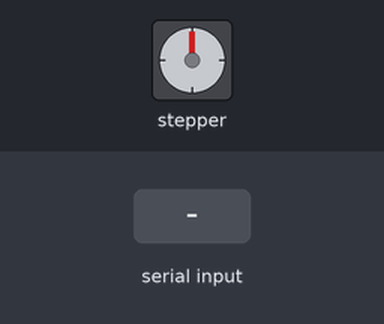
This sketch was run on a simulated Arduino Uno, built with avr-gcc and run on an emulated ATmega328P. Parts: stepper motor. Inputs (shaded band) come from the test bench. Stepper angles assume 200 steps per turn; what the sketch prints to the serial monitor is not drawn.

Above: at 1.2 s.
1.3 s: "90\n" received over Serial
At 4.2 s:
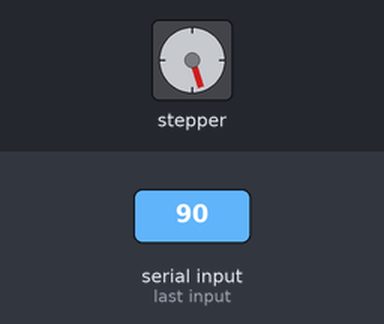
4.3 s: "0\n" received over Serial
At 6.75 s:
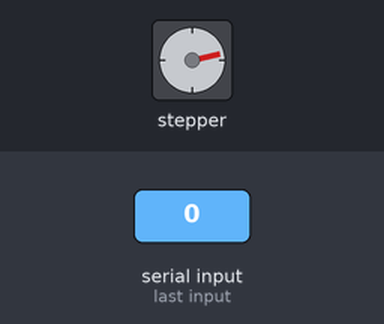
7.3 s: "200\n" received over Serial
At 10.05 s:
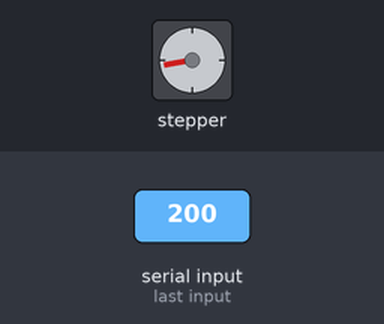
10.3 s: "5\n" received over Serial
At 12.45 s:
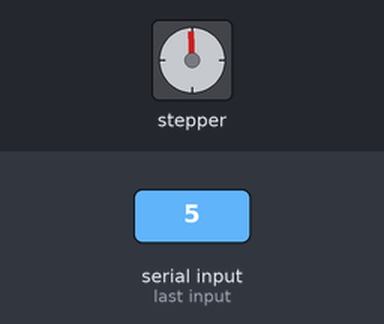
14.8 s: "1,90,45\n" received over Serial
At 18.23 s:
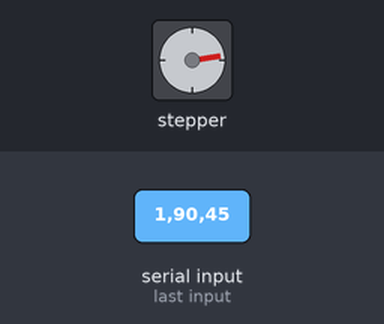
Timing chart, 0 to 18.3 s (numbered marks = the images above; inputs shaded):
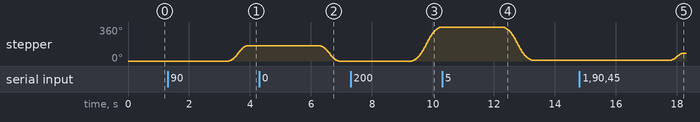

Measured:
- after the input at 1.3 s, stepper: turns 162° clockwise in 0.60 s, starting after 2.0 s
- after the input at 4.3 s, stepper: turns 162° counter-clockwise in 0.60 s, starting after 2.0 s
- after the input at 7.3 s, stepper: keeps turning clockwise at about 382°/s, starting after 2.0 s
- after the input at 10.3 s, stepper: turns 351° counter-clockwise in 0.96 s, starting after 2.0 s
- after the input at 14.8 s, stepper: turns 72° clockwise in 0.36 s, starting after 3.0 s

The sketch:

manual_serial_control.ino
```cpp
/* Arduino Multiple Stepper Control Using The Serial Monitor

Created by Yvan / https://Brainy-Bits.com

This code is in the public domain...

You can: copy it, use it, modify it, share it or just plain ignore it!
Thx!

*/

#include "AccelStepper.h"
// Library created by Mike McCauley at http://www.airspayce.com/mikem/arduino/AccelStepper/

// AccelStepper Setup
AccelStepper stepperX(1, 6, 3);   // 1 = Easy Driver interface
                                  // UNO Pin 2 connected to STEP pin of Easy Driver
                                  // UNO Pin 3 connected to DIR pin of Easy Driver

AccelStepper stepperZ(1, 5, 2);   // 1 = Easy Driver interface
                                  // UNO Pin 5 connected to STEP pin of Easy Driver
                                  // UNO Pin 6 connected to DIR pin of Easy Driver

// Stepper Travel Variables
long TravelX;  // Used to store the X value entered in the Serial Monitor
long TravelZ;  // Used to store the Z value entered in the Serial Monitor

int move_finished=1;  // Used to check if move is completed


void setup() {

  Serial.begin(9600);  // Start the Serial monitor with speed of 9600 Bauds

// Print out Instructions on the Serial Monitor at Start
  Serial.println("Enter Travel distance seperated by a comma: X,Z ");
  Serial.print("Enter Move Values Now: ");

//  Set Max Speed and Acceleration of each Steppers
  stepperX.setMaxSpeed(500.0);      // Set Max Speed of X axis
  stepperX.setAcceleration(800.0);  // Acceleration of X axis

  stepperZ.setMaxSpeed(500.0);      // Set Max Speed of Y axis slower for rotation
  stepperZ.setAcceleration(800.0);  // Acceleration of Y axis

}


void loop() {

while (Serial.available()>0)  { // Check if values are available in the Serial Buffer

  move_finished=0;  // Set variable for checking move of the Steppers

  TravelX= Serial.parseInt();  // Put First numeric value from buffer in TravelX variable
  Serial.print(TravelX);
  Serial.print(" X Travel , ");

  TravelZ= Serial.parseInt();  // Put Second numeric value from buffer in TravelZ variable
  Serial.print(TravelZ);
  Serial.println(" Y Travel ");

  stepperX.moveTo(TravelX);  // Set new move position for X Stepper
  stepperZ.moveTo(TravelZ);  // Set new move position for Z Stepper

  delay(1000);  // Wait 1 seconds before moving the Steppers
  Serial.print("Moving Steppers into position...");
  }

// Check if the Steppers have reached desired position
  if ((stepperX.distanceToGo() != 0) || (stepperZ.distanceToGo() !=0)) {

    stepperX.run();  // Move Stepper X into position
    stepperZ.run();  // Move Stepper Z into position

  }

// If move is completed display message on Serial Monitor
  if ((move_finished == 0) && (stepperX.distanceToGo() == 0) && (stepperZ.distanceToGo() == 0)) {
    Serial.println("COMPLETED!");
    Serial.println("");
    Serial.println("Enter Next Move Values (0,0 for reset): ");  // Get ready for new Serial monitor values
    move_finished=1;  // Reset move variable
  }
}
```
